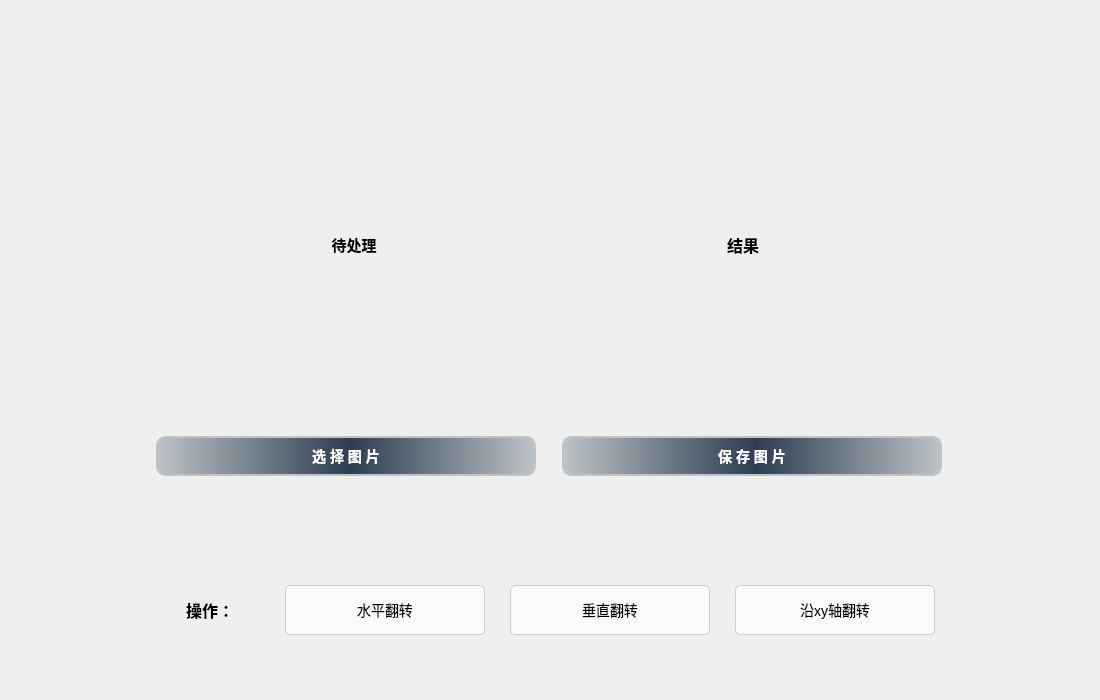
<?xml version="1.0" encoding="UTF-8"?>
<ui version="4.0">
 <class>Formwin2</class>
 <widget class="QWidget" name="Formwin2">
  <property name="geometry">
   <rect>
    <x>0</x>
    <y>0</y>
    <width>1100</width>
    <height>700</height>
   </rect>
  </property>
  <property name="minimumSize">
   <size>
    <width>1100</width>
    <height>700</height>
   </size>
  </property>
  <property name="maximumSize">
   <size>
    <width>1100</width>
    <height>700</height>
   </size>
  </property>
  <property name="windowTitle">
   <string>Form</string>
  </property>
  <property name="styleSheet">
   <string notr="true">border-radius:20px;</string>
  </property>
  <widget class="QWidget" name="layoutWidget">
   <property name="geometry">
    <rect>
     <x>-1</x>
     <y>0</y>
     <width>1101</width>
     <height>701</height>
    </rect>
   </property>
   <layout class="QGridLayout" name="gridLayout_3">
    <item row="0" column="0">
     <layout class="QGridLayout" name="gridLayout" columnstretch="0">
      <property name="leftMargin">
       <number>5</number>
      </property>
      <property name="topMargin">
       <number>5</number>
      </property>
      <property name="rightMargin">
       <number>5</number>
      </property>
      <property name="bottomMargin">
       <number>5</number>
      </property>
      <item row="0" column="0">
       <layout class="QHBoxLayout" name="horizontalLayout">
        <item>
         <widget class="QLabel" name="label_daichuli">
          <property name="minimumSize">
           <size>
            <width>350</width>
            <height>350</height>
           </size>
          </property>
          <property name="maximumSize">
           <size>
            <width>350</width>
            <height>350</height>
           </size>
          </property>
          <property name="styleSheet">
           <string notr="true">border-radius:20px;</string>
          </property>
          <property name="text">
           <string>&lt;html&gt;&lt;head/&gt;&lt;body&gt;&lt;p align=&quot;center&quot;&gt;&lt;span style=&quot; font-size:11pt; font-weight:600;&quot;&gt;待处理&lt;/span&gt;&lt;/p&gt;&lt;/body&gt;&lt;/html&gt;</string>
          </property>
         </widget>
        </item>
        <item>
         <widget class="QLabel" name="label_jieguo">
          <property name="minimumSize">
           <size>
            <width>350</width>
            <height>350</height>
           </size>
          </property>
          <property name="maximumSize">
           <size>
            <width>350</width>
            <height>350</height>
           </size>
          </property>
          <property name="styleSheet">
           <string notr="true">border-radius:20px;</string>
          </property>
          <property name="text">
           <string>&lt;html&gt;&lt;head/&gt;&lt;body&gt;&lt;p align=&quot;center&quot;&gt;&lt;span style=&quot; font-size:12pt; font-weight:600;&quot;&gt;结果&lt;/span&gt;&lt;/p&gt;&lt;/body&gt;&lt;/html&gt;</string>
          </property>
         </widget>
        </item>
       </layout>
      </item>
      <item row="1" column="0">
       <layout class="QHBoxLayout" name="horizontalLayout_2">
        <property name="topMargin">
         <number>0</number>
        </property>
        <item>
         <widget class="QPushButton" name="pushButton_load">
          <property name="minimumSize">
           <size>
            <width>400</width>
            <height>60</height>
           </size>
          </property>
          <property name="maximumSize">
           <size>
            <width>400</width>
            <height>60</height>
           </size>
          </property>
          <property name="styleSheet">
           <string notr="true">QPushButton {
    background: qlineargradient(spread:pad, x1:0, y1:0, x2:1, y2:0, stop:0 #bdc3c7, stop:0.51 #2c3e50, stop:1 #bdc3c7);
    border: 2px solid #bdc3c7; /* 初始状态下的边框颜色 */
    padding: 10px 45px;
    border-radius: 10px;
    text-align: center;
    text-transform: uppercase;
    box-shadow: 0 0 20px #eee;
    display: block;
    margin: 10px;
    color: white; /* 文字颜色为白色 */
    transition: box-shadow 0.5s, background-position 0.5s, border-color 0.5s; /* 添加过渡效果 */
    background-size: 200% auto;
font-family: &quot;Arial&quot;; /* 添加字体族 */
    font-size: 14px; /* 添加字体大小 */
    font-weight: bold; /* 添加字体粗细 */
    font-style: normal; /* 添加字体风格 */
}

QPushButton:hover {
    background-position: 100% 0; /* 改变背景位置以实现渐变的滑动效果 */
    border-color: #2c3e50; /* 悬浮时边框颜色调整为渐变的中间颜色 */
    color: white; /* 鼠标悬浮时保持文字颜色为白色 */
    box-shadow: 0 4px 8px 0 rgba(0,0,0,0.2); /* 增加悬浮阴影效果 */
}

QPushButton:pressed, QPushButton:checked {
    /* 按下和选中时，你可以选择保持渐变效果或设置不同的样式 */
    background: qlineargradient(spread:pad, x1:0, y1:0, x2:1, y2:0, stop:0 #2c3e50, stop:1 #bdc3c7); /* 示例：反转渐变的方向 */
    color: white; /* 按下时保持文字颜色为白色 */
    border-color: #2c3e50; /* 按下时边框颜色调整为渐变的深色 */
}
</string>
          </property>
          <property name="text">
           <string>选 择 图 片</string>
          </property>
         </widget>
        </item>
        <item>
         <widget class="QPushButton" name="pushButton_save">
          <property name="minimumSize">
           <size>
            <width>400</width>
            <height>50</height>
           </size>
          </property>
          <property name="maximumSize">
           <size>
            <width>400</width>
            <height>60</height>
           </size>
          </property>
          <property name="styleSheet">
           <string notr="true">QPushButton {
    background: qlineargradient(spread:pad, x1:0, y1:0, x2:1, y2:0, stop:0 #bdc3c7, stop:0.51 #2c3e50, stop:1 #bdc3c7);
    border: 2px solid #bdc3c7; /* 初始状态下的边框颜色 */
    padding: 10px 45px;
    border-radius: 10px;
    text-align: center;
    text-transform: uppercase;
    box-shadow: 0 0 20px #eee;
    display: block;
    margin: 10px;
    color: white; /* 文字颜色为白色 */
    transition: box-shadow 0.5s, background-position 0.5s, border-color 0.5s; /* 添加过渡效果 */
    background-size: 200% auto;
font-family: &quot;Arial&quot;; /* 添加字体族 */
    font-size: 14px; /* 添加字体大小 */
    font-weight: bold; /* 添加字体粗细 */
    font-style: normal; /* 添加字体风格 */
}

QPushButton:hover {
    background-position: 100% 0; /* 改变背景位置以实现渐变的滑动效果 */
    border-color: #2c3e50; /* 悬浮时边框颜色调整为渐变的中间颜色 */
    color: white; /* 鼠标悬浮时保持文字颜色为白色 */
    box-shadow: 0 4px 8px 0 rgba(0,0,0,0.2); /* 增加悬浮阴影效果 */
}

QPushButton:pressed, QPushButton:checked {
    /* 按下和选中时，你可以选择保持渐变效果或设置不同的样式 */
    background: qlineargradient(spread:pad, x1:0, y1:0, x2:1, y2:0, stop:0 #2c3e50, stop:1 #bdc3c7); /* 示例：反转渐变的方向 */
    color: white; /* 按下时保持文字颜色为白色 */
    border-color: #2c3e50; /* 按下时边框颜色调整为渐变的深色 */
}
</string>
          </property>
          <property name="text">
           <string>保 存 图 片</string>
          </property>
         </widget>
        </item>
       </layout>
      </item>
     </layout>
    </item>
    <item row="1" column="0">
     <layout class="QGridLayout" name="gridLayout_2">
      <property name="topMargin">
       <number>23</number>
      </property>
      <item row="0" column="0">
       <widget class="QLabel" name="label_tips">
        <property name="minimumSize">
         <size>
          <width>100</width>
          <height>30</height>
         </size>
        </property>
        <property name="maximumSize">
         <size>
          <width>100</width>
          <height>30</height>
         </size>
        </property>
        <property name="text">
         <string>&lt;head&gt;
&lt;style&gt;
.center-text {
  text-align: center;
  font-size: 12pt;
  font-weight: 600;
}
&lt;/style&gt;
&lt;/head&gt;
&lt;body&gt;
&lt;p class=&quot;center-text&quot;&gt;操作：&lt;/p&gt;
&lt;/body&gt;</string>
        </property>
       </widget>
      </item>
      <item row="0" column="1">
       <widget class="QPushButton" name="pushButton_fun0">
        <property name="minimumSize">
         <size>
          <width>100</width>
          <height>50</height>
         </size>
        </property>
        <property name="maximumSize">
         <size>
          <width>200</width>
          <height>50</height>
         </size>
        </property>
        <property name="styleSheet">
         <string notr="true">QPushButton {
    background-color: #fafafa;
    border: 1px solid #cccccc;
    padding: 5px;
    border-radius: 5px;
font-family: &quot;Arial&quot;; /* 添加字体族 */
    font-size: 14px; /* 添加字体大小 */
    font-weight: regular; /* 添加字体粗细 */
    font-style: normal; /* 添加字体风格 */
}

QPushButton:hover {
    background-color: #f5f5f5;
    color: #757575;
}

QPushButton:pressed, QPushButton:checked {
    border: 1px solid #616161;
    color: #424242;
}

#button3 {
    border-radius: 20px;
}
</string>
        </property>
        <property name="text">
         <string>水平翻转</string>
        </property>
       </widget>
      </item>
      <item row="0" column="2">
       <widget class="QPushButton" name="pushButton_fun1">
        <property name="minimumSize">
         <size>
          <width>100</width>
          <height>50</height>
         </size>
        </property>
        <property name="maximumSize">
         <size>
          <width>200</width>
          <height>50</height>
         </size>
        </property>
        <property name="styleSheet">
         <string notr="true">QPushButton {
    background-color: #fafafa;
    border: 1px solid #cccccc;
    padding: 5px;
    border-radius: 5px;
font-family: &quot;Arial&quot;; /* 添加字体族 */
    font-size: 14px; /* 添加字体大小 */
    font-weight: regular; /* 添加字体粗细 */
    font-style: normal; /* 添加字体风格 */
}

QPushButton:hover {
    background-color: #f5f5f5;
    color: #757575;
}

QPushButton:pressed, QPushButton:checked {
    border: 1px solid #616161;
    color: #424242;
}

#button3 {
    border-radius: 20px;
}
</string>
        </property>
        <property name="text">
         <string>垂直翻转</string>
        </property>
       </widget>
      </item>
      <item row="0" column="3">
       <widget class="QPushButton" name="pushButton_fun11">
        <property name="minimumSize">
         <size>
          <width>100</width>
          <height>50</height>
         </size>
        </property>
        <property name="maximumSize">
         <size>
          <width>200</width>
          <height>50</height>
         </size>
        </property>
        <property name="styleSheet">
         <string notr="true">QPushButton {
    background-color: #fafafa;
    border: 1px solid #cccccc;
    padding: 5px;
    border-radius: 5px;
font-family: &quot;Arial&quot;; /* 添加字体族 */
    font-size: 14px; /* 添加字体大小 */
    font-weight: regular; /* 添加字体粗细 */
    font-style: normal; /* 添加字体风格 */
}

QPushButton:hover {
    background-color: #f5f5f5;
    color: #757575;
}

QPushButton:pressed, QPushButton:checked {
    border: 1px solid #616161;
    color: #424242;
}

#button3 {
    border-radius: 20px;
}
</string>
        </property>
        <property name="text">
         <string>沿xy轴翻转</string>
        </property>
       </widget>
      </item>
     </layout>
    </item>
   </layout>
  </widget>
 </widget>
 <resources/>
 <connections/>
</ui>
